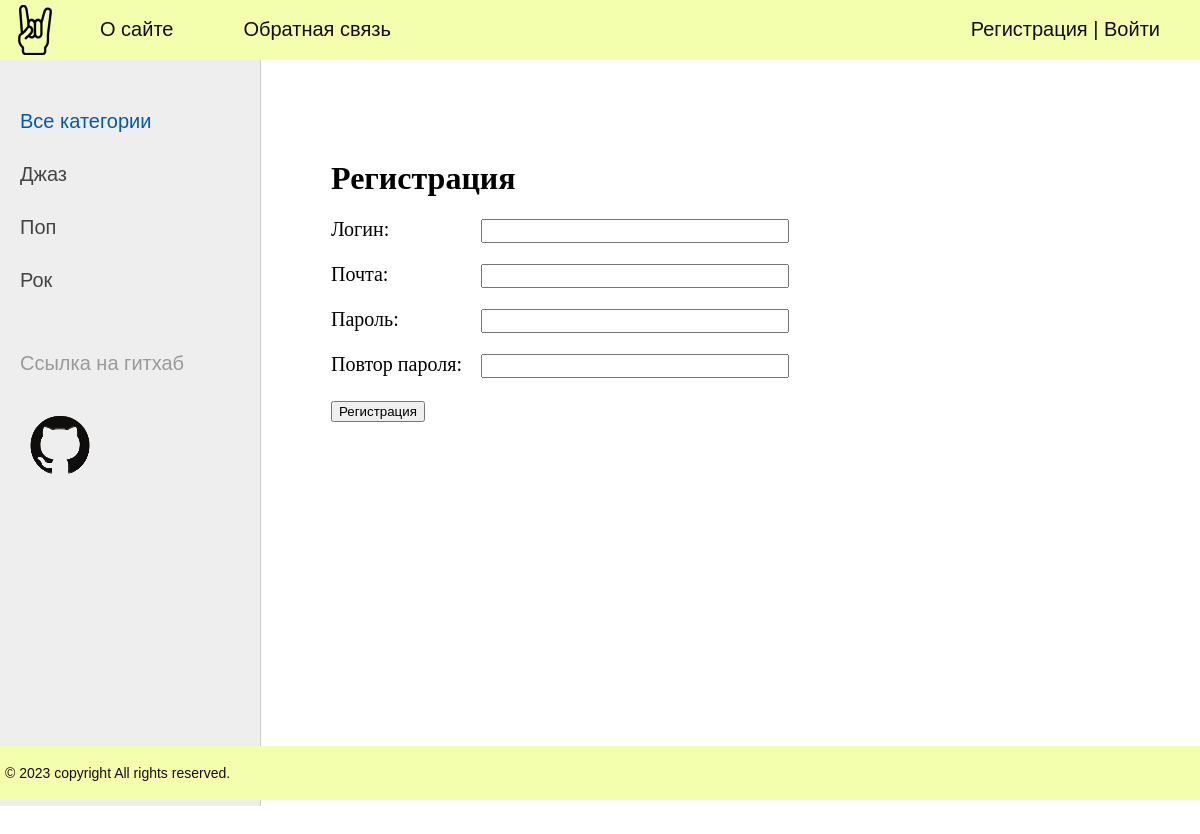
Screenshot of /register/ with the database file from the repository.
### posts/models.py (models this page shows, shortened)
class Category(models.Model):
    name = models.CharField(max_length = 100, db_index = True, verbose_name = 'Жанр')
    slug = models.SlugField(max_length = 255, unique = True, db_index = True, verbose_name = 'URL')
    def get_absolute_url(self):
        return reverse('posts:category', kwargs = {'cat_slug':self.slug})
    class Meta:
        verbose_name = 'Жанр'
        verbose_name_plural = 'Жанры'
        ordering = ['name']

### posts/views.py (the view, shortened to what this page needs)
# urls.py: path('register/', RegisterUser.as_view(), name='register'),
class RegisterUser(DataMixin, CreateView):
    form_class = RegisterUserForm
    template_name = 'posts/register.html'
    success_url = reverse_lazy('posts:login')
    def get_context_data(self, *, object_list = None, **kwargs):
        context = super().get_context_data(**kwargs)
        c_def = self.get_user_context(title='Регистрация')
        context = dict(list(context.items()) + list(c_def.items()))
        return context

### posts/forms.py
class RegisterUserForm(UserCreationForm):
    username = forms.CharField(label='Логин', widget=forms.TextInput (attrs={'class': 'form-input'}))
    email = forms.EmailField(label='Почта', widget=forms.TextInput (attrs={'class': 'form-input'}))
    password1 = forms.CharField(label='Пароль', widget=forms.TextInput (attrs={'class': 'form-input'}))
    password2 = forms.CharField(label='Повтор пароля', widget=forms.TextInput (attrs={'class': 'form-input'}))
    class Meta:
        model = User
        fields = ('username', 'email', 'password1', 'password2')

### posts/utils.py (called while the page is built)
    def get_user_context(self, **kwargs):
            context = kwargs
            cats = Category.objects.annotate(Count('musician'))
            user_menu = menu.copy ()
            if not self.request.user.is_authenticated:
                user_menu.pop(1)
            context['menu'] = user_menu
            context['cats'] = cats
            if 'cat_selected' not in context:
                  context['cat_selected'] = 0
            return context

### posts/templates/posts/register.html (shortened to what this page needs)
{% extends 'layout/base.html' %}
{% block content %}
<h1>{{title}}</h1>
<form method="post">
    {% for f in form %}
    <p><label class="form-label" for="{{ f.id_for_label }}">{{f.label}}:</label>{{ f }}</p>
    {% endfor %}
    <button type="submit">Регистрация</button>
</form>
{% endblock %}

### posts/templates/layout/base.html (shortened to what this page needs)
{% load static %}
{% load posts_tags %}
<!DOCTYPE html>
<html>
<head>
	<link type="text/css" href="{% static 'posts/css/styles.css' %}" rel="stylesheet" />
</head>
<body>
	<table class="table-page" border=0 cellpadding="0" cellspacing="0">
		<tr>
			<td valign=top>
				{% block mainmenu %}
				<div class="header">
					<ul id="mainmenu" class="mainmenu">
						<li class="logo"><a href="{% url 'posts:home'%}">
								<div class="logo"></div>
							</a></li>
						{% for m in menu %}
						<li><a href="{% url m.url_name %}">{{m.title}}</a></li>
						{% endfor %}
						{% if request.user.is_authenticated %}
						<li class="last">{{user.username}} | <a href="{% url 'posts:logout' %}">Выйти</a></li>
						{% else %}
						<li class="last"><a href="{% url 'posts:register' %}">Регистрация</a> | <a href="{% url 'posts:login' %}">Войти</a></li>
						{% endif %}
					</ul>
				</div>
				{% endblock mainmenu %}
				<table class="table-content" border=0 cellpadding="0" cellspacing="0">
					<tr>
						<td valign="top" class="left-chapters">
							<ul id="leftchapters">
								{% if cat_selected == 0 %}
								<li class="selected">Все категории</li>
								{% else %}
								<li><a href="{% url 'posts:home' %}">Bce категории</a></li >
								{% endif %}
								{% for c in cats %}
								{% if  c.musician__count > 0 %}
								{% if c.pk == cat_selected %}
								<li class="selected">{{c.name}}</li>
								{% else %}
								<li><a href="{{ c.get_absolute_url }}">{{c.name}}</a></li>
								{% endif %}
								{% endif %}
								{% endfor %}
								<li class="share">
									<p>Ссылка на гитхаб</p>
									<a class="share-yt" href="https://github.com/ViktorovGO" target="_blank"
										rel="nofollow"></a>
								</li>
							</ul>
						</td>
						<td valign="top" class="content">
							<div class="content-text">
								{% block content %}
								{% endblock %}
							</div>
						</td>
					</tr>
				</table>
			</td>
		</tr>
		<tr>
			<td valign=top>
				<div id="footer">
					<p>&copy; 2023 copyright All rights reserved.</p>
				</div>
			</td>
		</tr>
	</table>
</body>
</html>

### posts/static/posts/css/styles.css (style rules this page uses)
html, body { font-family: 'Arial'; margin: 0; padding: 0; height: 100%; width: 100%; color: #444; }
a { color: #0059b2; text-decoration: none; }
.table-page { width: 100%; height: 100%; vertical-align: top; }
.table-page tr { height: 100%; }
.header { background: #f3ffad; height: 60px; }
.logo { background: url('../images/logo.png') no-repeat 10px 5px; width: 70px; height: 60px; }
ul.mainmenu { list-style: none; margin: 0; padding: 0; height: 60px; color: #0f0f0f; font-size: 20px; overflow: hidden; }
ul.mainmenu li { float: left; margin: 18px 40px 0 30px; }
ul.mainmenu li.logo { margin: 0; }
ul.mainmenu li.last { float: right; }
ul.mainmenu li a { color: #0f0f0f; text-decoration: none; }
.table-content { width: 100%; min-height: 100%; height: 100%; }
.left-chapters { margin: 0; background: #eee; border-right: 1px solid #ccc; min-height: 100%; }
.left-chapters ul { width: 230px; min-height: 100%; margin: 0; padding: 20px 10px 10px 20px; list-style: none; font-size: 20px; }
.left-chapters ul li { margin: 30px 0 0 0; color: #999; }
.left-chapters ul li.selected { color: #0059b2; }
.left-chapters ul li a { color: #444; text-decoration: none; }
.left-chapters ul li.share { margin: 60px 0 0 0; }
.left-chapters ul li.share p { margin: 30px 0 30px 0; }
.left-chapters ul li.share a { display: inline-block; width: 40px; height: 40px; margin: 0 20px 0 0; }
.left-chapters ul li.share a.share-yt { width: 100%; height: 80px; background: url('../images/Github_logo.png') no-repeat 0 0 }
.content { padding: 40px 20px 20px 40px; width: 100%; box-sizing: border-box; }
.content-text { margin: 60px 0 0 30px; color: #000; font-size: 20px; font-family: Yandex Sans Display Light; }
.content-text h1 { font-size: 32px; }
#footer { box-sizing: border-box; background: #f3ffad; padding: 5px; color: #0f0f0f; font-size: 14px; font-family: Verdana, Geneva, Arial, Helvetica; text-align: left; overflow: hidden; }
.form-input { width: 300px; font-size: 16px; }
.form-label { display: inline-block; min-width: 150px; vertical-align: top; }

### rows the page displays
Category: name "Джаз"
Category: name "Поп"
Category: name "Рок"

### other values shown
{{ m.title }} "О сайте" "Обратная связь"
{{ title }} "Регистрация"
{{ f.label }} "Логин" "Почта" "Пароль" "Повтор пароля"
